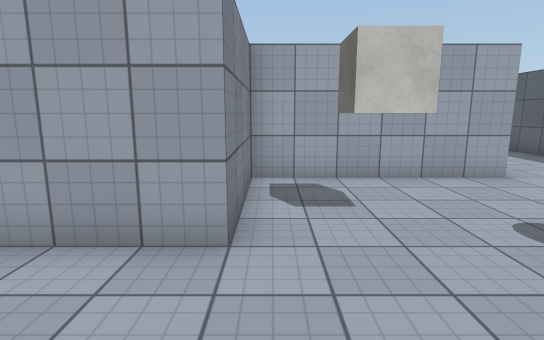
[1] (above)

17 first-person views from a walk through a scene from a Unity 3-D project. The camera is 1.5 m above the floor, tilts 10° down and sees 80° across. The floor is counted in squares, 1 m on a side. Each view is taken from the middle of a square. On the plan, view 1 faces up. The plan holds only what a view shows up to about 15 squares ahead; the rest is blank. The player is left out. Some animated figures are left out. Surface patterns are stand-ins for the level's own textures.

[2]
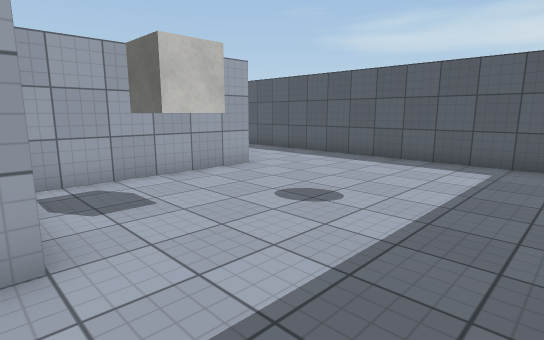

[3]
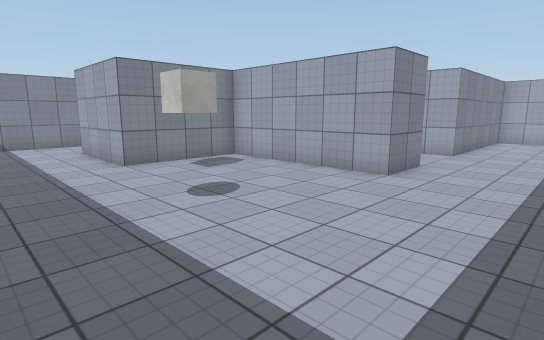

[4]
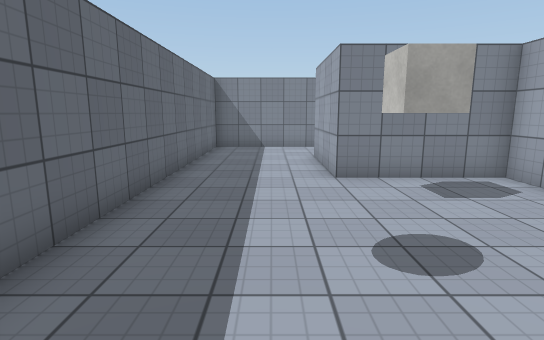

[5]
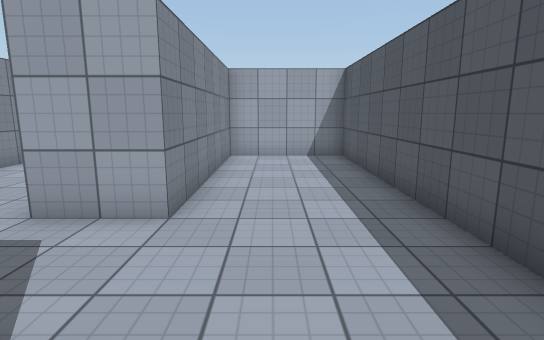

[6]
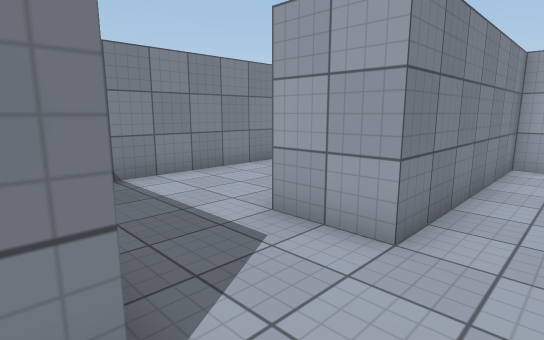

[7]
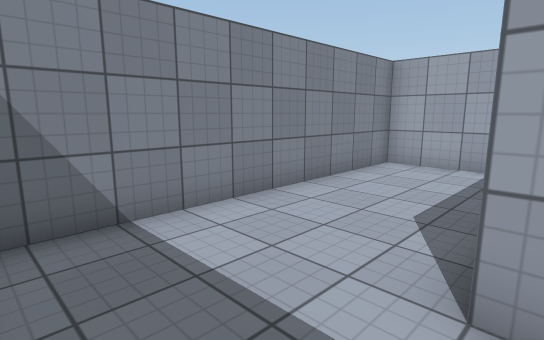

[8]
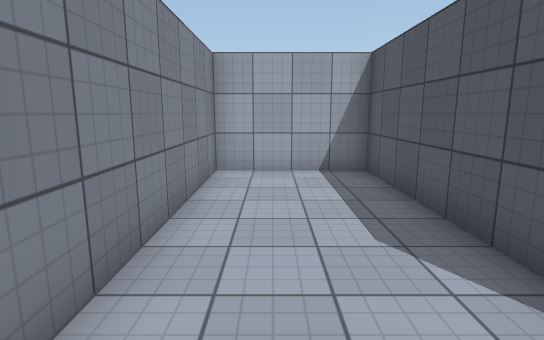

[9]
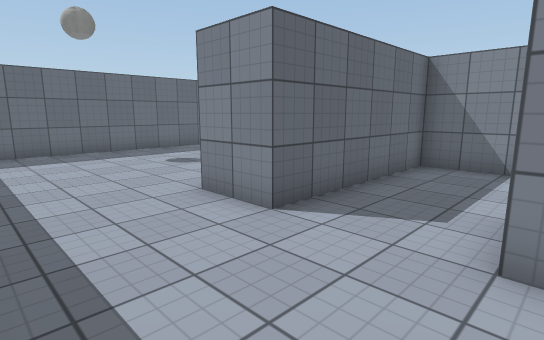

[10]
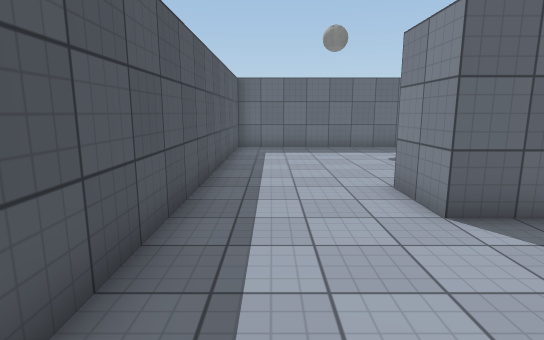

[11]
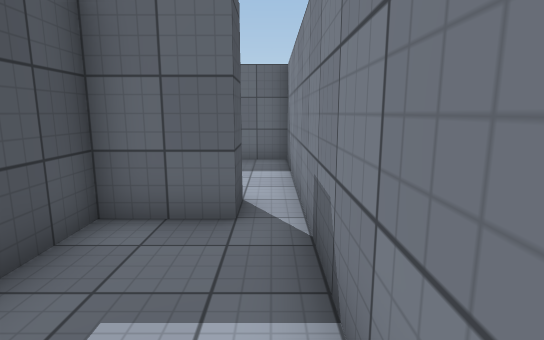

[12]
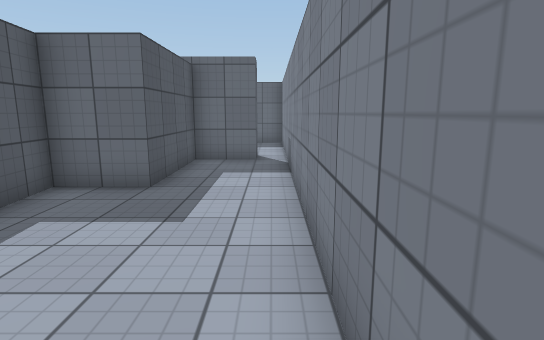

[13]
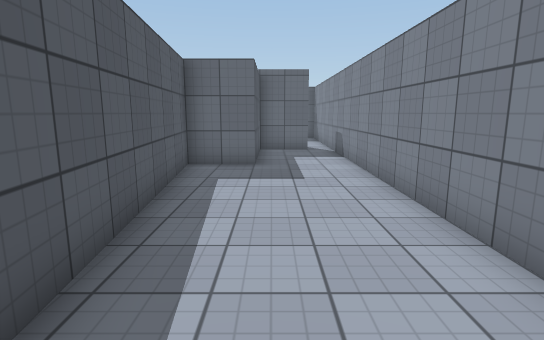

[14]
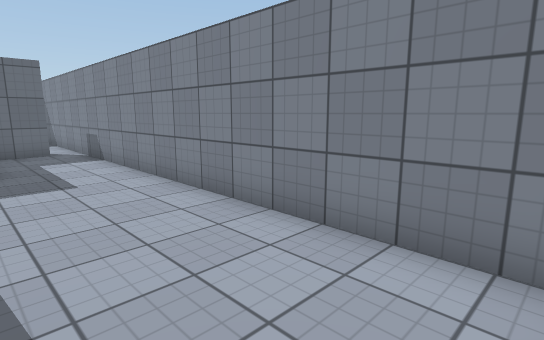

[15]
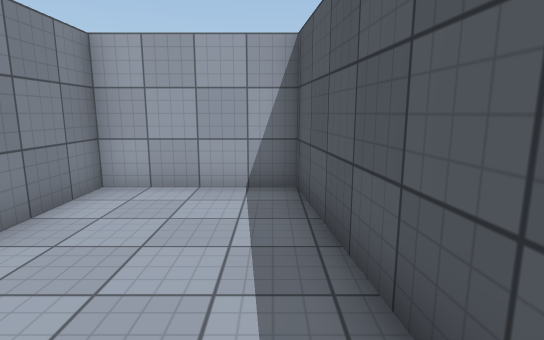

[16]
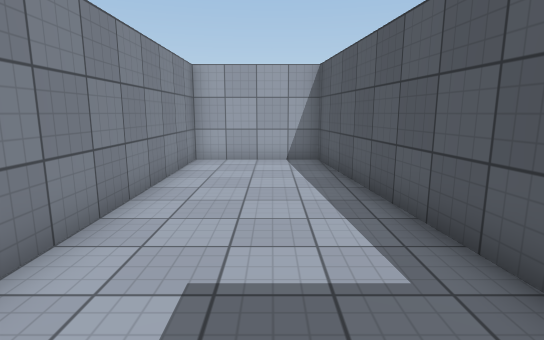

[17]
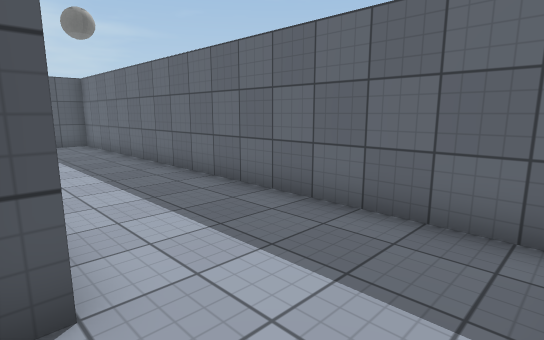

### Floor plan
Points are (right, up) in squares from view 1. A wall is a line through its corners. A room is listed if a view was taken in it or the views show most of it. See-through windows are left out.
Room 1 (views 1, 2, 3, 4, 5, 6, 7, 8, 9, 10, 17)
walls: (3.5, 13.8) (3.5, 19.5) (-0.5, 19.5) (-0.5, 9.5) (5.5, 9.5) (5.5, 7.5) (-0.5, 7.5) (-0.5, 3.5) (-4.5, 3.5) (-4.5, 3.9); (-7.5, 4.5) (-7.5, -0.5) (9.5, -0.5) (9.5, 19.5) (5.5, 19.5) (5.5, 12.5) (3.5, 12.5)
ways out: opening at (-7, 5) to room 2
objects: cube (1, 4) to (2, 5)
Room 2 (views 11, 12, 13, 14, 15, 16)
walls: (-6.5, 4.4) (-6.5, 5.5) (-4.5, 5.5) (-4.5, 9.5) (-2.5, 9.5) (-3.5, 19.5) (-7.5, 19.5) (-7.5, 4.5)
ways out: opening at (-7, 5) to room 1

Positions as (right, up) in squares from view 1, and headings:
1: (0, 0), facing up
2: (-1, 0), facing up-right
3: (9, 0), facing up-left
4: (7, 2), facing left
5: (7, 8), facing up
6: (7, 9), facing up-left
7: (4, 10), facing up-left
8: (1, 11), facing up
9: (9, 13), facing down-left
10: (8, 14), facing down
11: (-7, 10), facing down
12: (-7, 16), facing down
13: (-5, 19), facing down
14: (-4, 19), facing down-left
15: (-4, 13), facing up
16: (-5, 9), facing up
17: (-7, 4), facing down-right
